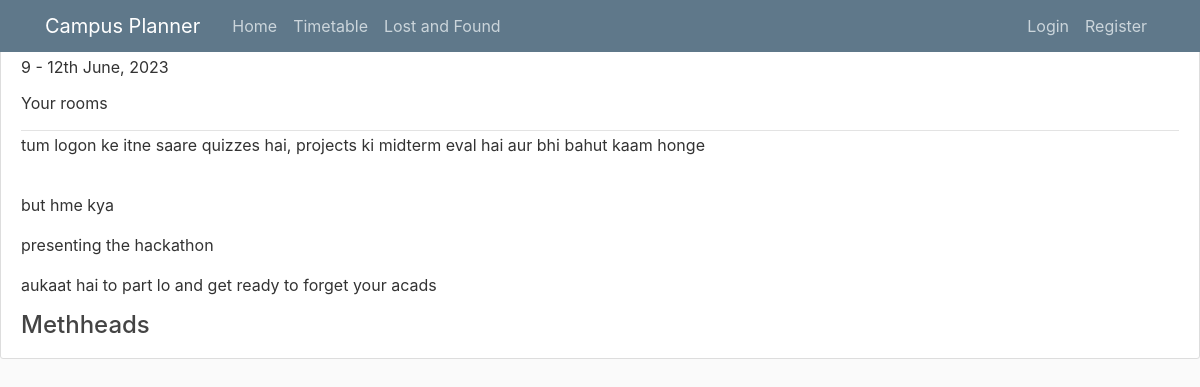
The page /event/1/ on the database its author committed.
### plan/models.py (models this page shows, shortened)
class event(models.Model):
    name = models.CharField(max_length=100)
    time = models.CharField(max_length=100)
    location = models.CharField(max_length=100)
    description = models.TextField()
    author = models.ForeignKey(User, on_delete=models.CASCADE)
    date_posted = models.DateTimeField(auto_now_add=True)

### plan/views.py (the view)
# urls.py: path('event/<int:pk>/', EventDetailView.as_view(), name='event-detail'),
class EventDetailView(DetailView):
    model = event

### plan/templates/plan/event_detail.html (shortened to what this page needs)
{% extends "plan/base.html" %} {% block content %}
<article class="media content-section">
  <div class="media-body">
    <div class="article-metadata">
      <h2><a class="article-title">{{ object.name }}</a></h2>
      <p><a class="mr-2">{{ object.time }} </a></p>
      <p><a class="mr-2">{{ object.location }}</a></p>
    </div>
    <p class="article-content">{{ object.description }}</p>
    <h4 class="mr-2">{{ object.author }}</h4>
  </div>
</article>
{% endblock content %}

### plan/static/plan/main.css (style rules this page uses)
body { background: #fafafa; color: #333333; margin-top: 5rem; }
h1, h2, h3, h4, h5, h6 { color: #444444; }
.content-section { background: #ffffff; padding: 10px 20px; border: 1px solid #dddddd; border-radius: 3px; margin-bottom: 20px; }
.article-title { color: #444444; }
.article-content { white-space: pre-line; }
.article-metadata { padding-bottom: 1px; margin-bottom: 4px; border-bottom: 1px solid #e3e3e3 }

### plan/static/plan/global_lf.css (style rules this page uses)
body { margin: 0; line-height: normal; }
:root { --font-inter: Inter; --font-size-29xl: 48px; --font-size-45xl: 64px; --font-size-17xl: 36px; --font-size-11xl: 30px; --font-size-5xl: 24px; --font-size-35xl: 54px; --font-size-53xl: 72px; --color-white: #fff; --color-dimgray-100: #625e5e; --color-black: #000; --color-gray-100: #908e8e; --color-gray-200: #202020; --color-gainsboro: #d9d9d9; --br-161xl: 180px; --br-81xl: 100px; --br-21xl: 40px; --br-xl: 20px; --br-31xl: 50px; --br-11xs: 2px; --br-11xl: 30px; }

### rows shown on the page
event: time "9 - 12th June, 2023", location "Your rooms", description "tum logon ke itne saare quizzes hai, projects ki midterm eval hai aur bhi bahut kaam honge but hme kya presenting the hackathon aukaat hai to part lo and get ready to forget your acads", author "Methheads"
